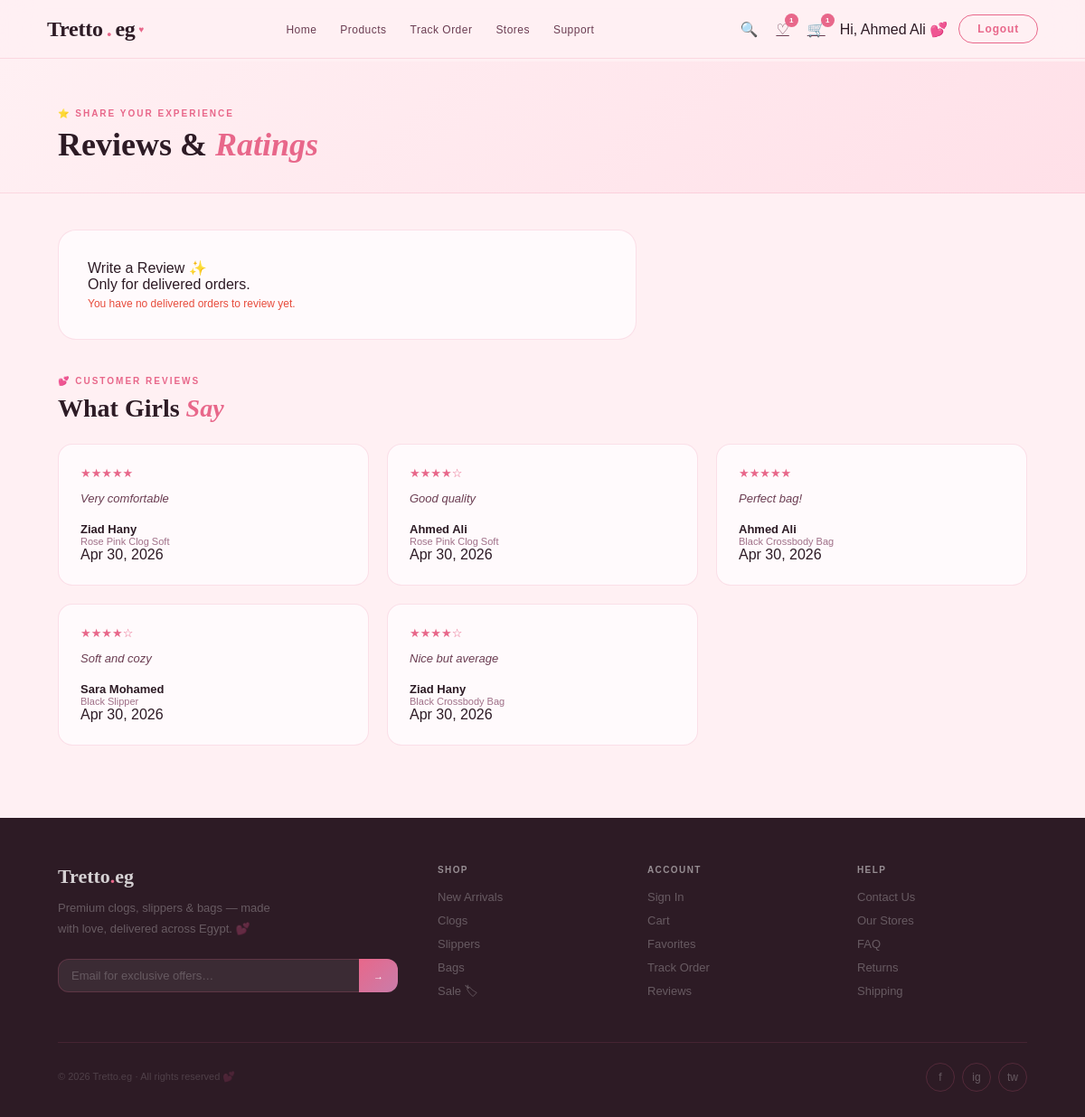
The page /MVC/View/GUI/reviews.php (signed in) on the database its author committed.
### tables this page shows
CREATE TABLE review (
    review_ID INT PRIMARY KEY AUTO_INCREMENT,
    prod_ID INT,
    userID INT,
    rating DECIMAL(3,2),
    comment TEXT,
    reviewDate TIMESTAMP DEFAULT CURRENT_TIMESTAMP,
    helpful_count INT DEFAULT 0,
    FOREIGN KEY (prod_ID) REFERENCES product(PID) ON DELETE CASCADE,
    FOREIGN KEY (userID) REFERENCES users(userID) ON DELETE CASCADE
);

CREATE TABLE users (
    userID INT PRIMARY KEY AUTO_INCREMENT,
    name VARCHAR(255),
    email VARCHAR(100) UNIQUE,
    phone VARCHAR(20),
    password VARCHAR(255),
    address VARCHAR(255),
    city VARCHAR(100),
    country VARCHAR(100),
    role ENUM('user','admin') DEFAULT 'user',
    registrationDate TIMESTAMP DEFAULT CURRENT_TIMESTAMP
);

CREATE TABLE product (
    PID INT PRIMARY KEY AUTO_INCREMENT,
    name VARCHAR(255) NOT NULL,
    price DECIMAL(10,2) NOT NULL,
    descriptions TEXT,
    category VARCHAR(100),
    Number_Of_Sells INT DEFAULT 0,
    created_at TIMESTAMP DEFAULT CURRENT_TIMESTAMP,
    BranchID INT,
    FOREIGN KEY (BranchID) REFERENCES StoreLocation(BranchID)
);

### MVC/Model/reviews.php (called while the page is built, shortened)
<?php
class ReviewModel
{
    private mysqli $conn;
    public function __construct(mysqli $conn)
    {
        $this->conn = $conn;
    }
    public function getAllReviews(): array
    {
        $result = $this->conn->query("
            SELECT
                r.review_ID,
                r.rating,
                r.comment,
                r.reviewDate,
                r.helpful_count,
                u.name AS user_name,
                p.name AS product_name
            FROM review r
            LEFT JOIN users u ON r.userID = u.userID
            LEFT JOIN product p ON r.prod_ID = p.PID
            ORDER BY r.reviewDate DESC
        ");
        $reviews = [];
        while ($row = $result->fetch_assoc()) {
            $reviews[] = $row;
        }
        return $reviews;
    }
}

### MVC/View/GUI/reviews.php (the view, shortened to what this page needs)
<?php
if (!isset($reviews) || !isset($products)) {
    require_once __DIR__ . '/../../../db.php';
    require_once __DIR__ . '/../../Model/reviews.php';
    $model = new ReviewModel($conn);
    $reviews = $model->getAllReviews();
}
?>
<!DOCTYPE html>
<html lang="en">
<head>
    <link rel="stylesheet" href="../css/navbar.css">
    <link rel="stylesheet" href="../css/main.css">
    <link rel="stylesheet" href="../css/reviews.css">
</head>
<body>
    <?php include 'component/navbar.php'; ?>
    <div class="page" id="page-reviews">
        <div class="page-header">
            <div class="sec-tag">⭐ Share Your Experience</div>
            <h1 class="sec-title">Reviews & <em>Ratings</em></h1>
        </div>
        <div class="page-wrap">
            <div class="review-form-box">
                <div class="form-heading">Write a Review ✨</div>
                <div class="form-subheading">Only for delivered orders.</div>
                <?php if (!isset($_SESSION['userID'])): ?>
                    <div class="error-msg" style="display:block;">
                        You must be <a href="/Tretto.eg--System/MVC/View/GUI/login.php">logged in</a> to write a review.
                    </div>
                <?php elseif (empty($products)): ?>
                    <div class="error-msg" style="display:block;">
                        You have no delivered orders to review yet.
                    </div>
                <?php endif; ?>
            </div>
            <div style="margin-top:40px;">
                <div class="sec-tag">💕 Customer Reviews</div>
                <h2 class="sec-title" style="font-size:28px; margin-bottom:24px;">
                    What Girls <em>Say</em>
                </h2>
            </div>
            <div class="reviews-list" id="reviews-list">
                <?php if (!empty($reviews)): ?>
                    <?php foreach ($reviews as $row): ?>
                        <div class="rev-card">
                            <div class="rev-stars">
                                <?php
                                $stars = (int) round((float) $row['rating']);
                                echo str_repeat('★', $stars) . str_repeat('☆', 5 - $stars);
                                ?>
                            </div>
                            <p class="rev-text">
                                <?= $row['comment'] ?>
                            </p>
                            <div class="rev-name">
                                <?= $row['user_name'] ?? 'Anonymous' ?>
                            </div>
                            <div class="rev-prod">
                                <?= $row['product_name'] ?? 'Unknown Product' ?>
                            </div>
                            <div class="rev-date">
                                <?= date('M j, Y', strtotime($row['reviewDate'])) ?>
                            </div>
                        </div>
                    <?php endforeach; ?>
                <?php else: ?>
                    <p>No reviews yet. Be the first to share your experience!</p>
                <?php endif; ?>
            </div>
        </div>
    </div>
    <?php include 'component/footer.php'; ?>
</body>
</html>

### MVC/View/css/main.css (style rules this page uses)
*, *::before, *::after { box-sizing: border-box; margin: 0; padding: 0 }
:root { --blush: #FFF0F3; --blush2: #FFE0E8; --blush3: #FFD6E2; --rose: #E8678A; --rose-d: #C44A6D; --rose-l: #F5A0BB; --mauve: #C97DAA; --mauve-l: #E8C3D8; --nude: #F9EEE8; --nude2: #F0DDD4; --gold: #D4A8B0; --gold-a: #C9998A; --dark: #2D1B25; --mid: #6B3D52; --muted: #A07088; --white: #FFFAFC; --border: rgba(232, 103, 138, .18); --shadow: 0 8px 40px rgba(45, 27, 37, .1); }
html { scroll-behavior: smooth }
body { font-family: 'DM Sans', sans-serif; background: var(--blush); color: var(--dark); overflow-x: hidden; min-height: 100vh }
.page { padding-top: 68px; min-height: 100vh; animation: fadeIn .35s ease; position: relative; z-index: 1 }
.error-msg { font-size: 12px; color: #e74c3c; margin-top: 5px; font-weight: 500; display: none }
.sec-tag { font-size: 10px; letter-spacing: .2em; text-transform: uppercase; color: var(--rose); margin-bottom: 10px; font-weight: 700 }
.sec-title { font-family: 'Playfair Display', serif; font-size: clamp(28px, 3vw, 44px); font-weight: 700; line-height: 1.1; color: var(--dark) }
.sec-title em { font-style: italic; color: var(--rose) }
.page-header { padding: 52px 64px 32px; border-bottom: 1px solid var(--border); background: linear-gradient(135deg, var(--blush) 0%, var(--blush2) 100%) }
.page-wrap { padding: 40px 64px 80px }

### MVC/View/css/reviews.css (style rules this page uses)
.review-form-box { background: var(--white); border: 1.5px solid var(--border); padding: 32px; max-width: 640px; margin-bottom: 40px; border-radius: 20px }
.reviews-list { display: grid; grid-template-columns: repeat(3, 1fr); gap: 20px }
.rev-card { background: var(--white); padding: 24px; border: 1.5px solid var(--border); border-radius: 16px }
.rev-stars { font-size: 13px; color: var(--rose); margin-bottom: 10px }
.rev-text { font-size: 13px; line-height: 1.75; color: var(--mid); font-weight: 300; margin-bottom: 14px; font-style: italic }
.rev-name { font-size: 13px; font-weight: 700; color: var(--dark) }
.rev-prod { font-size: 11px; color: var(--muted) }

### rows shown on the page
review: rating "★★★★★", comment "Very comfortable", userID.name "Ziad Hany", prod_ID.name "Rose Pink Clog Soft", reviewDate "Apr 30, 2026"
review: rating "★★★★", rating "☆", comment "Good quality", userID.name "Ahmed Ali", prod_ID.name "Rose Pink Clog Soft", reviewDate "Apr 30, 2026"
review: rating "★★★★★", comment "Perfect bag!", userID.name "Ahmed Ali", prod_ID.name "Black Crossbody Bag", reviewDate "Apr 30, 2026"
review: rating "★★★★", rating "☆", comment "Soft and cozy", userID.name "Sara Mohamed", prod_ID.name "Black Slipper", reviewDate "Apr 30, 2026"
review: rating "★★★★", rating "☆", comment "Nice but average", userID.name "Ziad Hany", prod_ID.name "Black Crossbody Bag", reviewDate "Apr 30, 2026"

### other values the page prints
$favCount "1"
$numCart "1"
$userName "Ahmed Ali"
